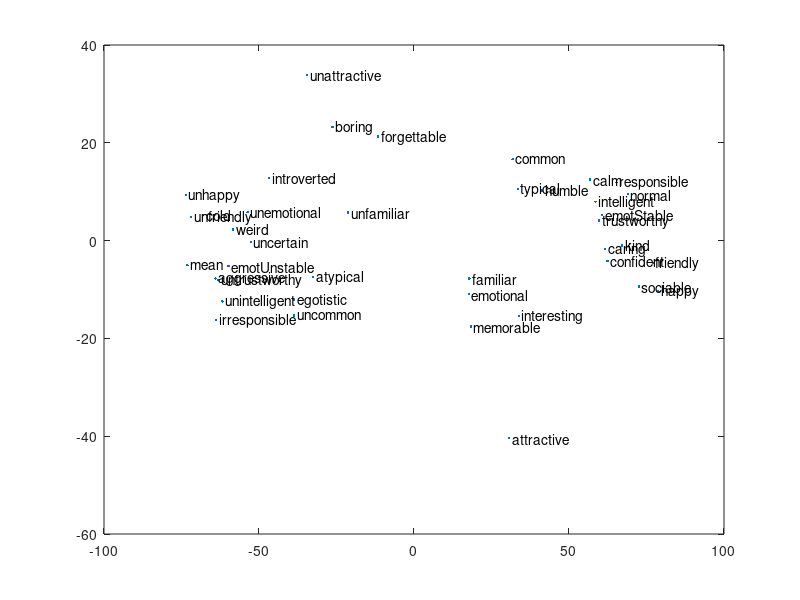

Write MATLAB code to recreate this figure.
% socialFeaturePCA.m


clear; clc; close all; 
addpath(genpath('./drtoolbox'));

%% load data
load('./preprocessedData/socialFeaFullData.mat');%contains 'socialFeaData','fieldsFullList'
X = socialFeaData;



%% clustering of social features
clc;
clusterNum = 6; 
idx = kmeans(X',clusterNum);

% for curId = 1 : max(idx)
%     tempList = find(idx==curId);
%     if ~isempty(tempList)
%         for curInner = 1 : length(tempList)
%             fprintf('%s,',fieldsFullList{tempList(curInner)});
%         end
%     end
%     fprintf('\n===============\n');
% end

%% MDS on social features
distMatrix = pdist(X', 'euclidean');
[Y, eigvals] = cmdscale(distMatrix);
plot(Y(:,1),Y(:,2),'.');
text(Y(:,1)+1,Y(:,2),fieldsFullList);


%% check intrinsic dimensions. done stored in factorAnalysis
% dim_MLE = intrinsic_dim(socialFeaData, 'MLE');
% dim_CorrDim = intrinsic_dim(socialFeaData, 'CorrDim');% Compute correlation dimension estimation
% dim_NearNbDim = intrinsic_dim(socialFeaData, 'NearNbDim');% Compute nearest neighbor dimension estimation
% dim_GMST = intrinsic_dim(socialFeaData, 'GMST');% Geodesic minimum spanning tree
% dim_EigValue = intrinsic_dim(socialFeaData, 'EigValue'); % Perform PCA
% dim_PackingNumbers = intrinsic_dim(socialFeaData, 'PackingNumbers'); % Perform PCA
% 
% %% PCA embedding 
% [mappedX, mapping] = compute_mapping(X, 'PCA');
% figure, scatter(mappedX(:,1), mappedX(:,2), 5); title('Result of PCA');
% 
% [mappedX, mapping] = compute_mapping(X, 'Laplacian');
% figure, scatter(mappedX(:,1), mappedX(:,2), 5); title('Result of Laplacian Eigenmaps'); drawnow